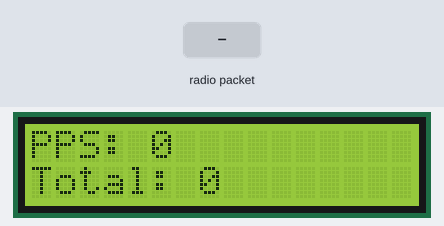
This sketch was run on a simulated Arduino Uno, built with avr-gcc and run on an emulated ATmega328P. Shown: 16×2 character LCD. Inputs (shaded band) come from the test bench. No radio packets arrive unless stated; what the sketch prints to the serial monitor is not drawn.

Above: at 1.2 s.
1.3 s: radio packet "1" arrives
At 3.1 s:
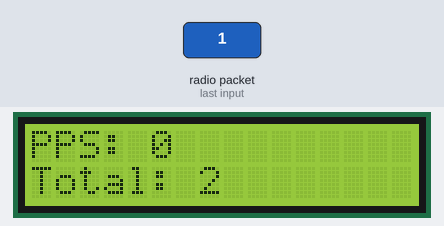
3.5 s: radio packet "0" arrives
At 5.2 s:
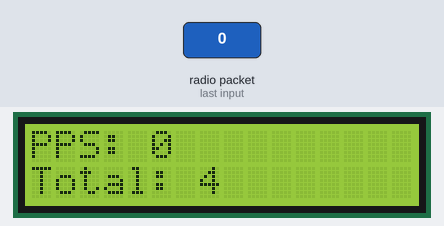
5.5 s: radio packet "2" arrives
At 6.5 s:
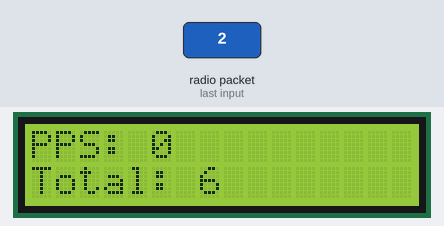
Timing chart, 0 to 8.5 s (numbered marks = the images above; inputs shaded):
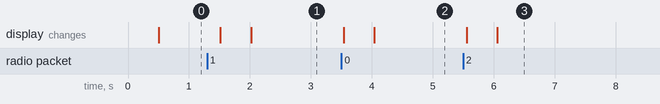

The sketch:

RX_PPS.ino
```cpp
#include <LiquidCrystal.h>  //Inclui a biblioteca do LCD
#include <SPI.h>  //Inclui a biblioteca de comunicação com o módulo (comunicação serial)
#include "RF24.h" //Inclui a biblioteca do módulo (interpretação)

RF24 radio(7,8); // Pinos utilizados para comunicação com o módulo RF
LiquidCrystal lcd(6, 9, 5, 4, 3, 2); // Pinos do arduíno a serem dedicados ao módulo LCD

unsigned long pacotesrecebidos = 0;
unsigned long tempoultimaatt = 0;
unsigned long pacotestotal = 0;
char texto[32];
char textolcdpps[16];
char textolcdtotal[16];

void setup() {
    pinMode(4, OUTPUT); //Define o pino 4 como saída
    Serial.begin(115200); //Taxa de transmissão utilizada na comunicação com o arduíno
    lcd.begin(16, 2); //Inicializa o módulo LCD
    radio.begin();  //Inicializa o módulo RF

    radio.setPALevel(RF24_PA_MAX);  //Define  a potência do módulo RF
    radio.setDataRate(RF24_250KBPS);  //Define a taxa de transmissão
    radio.setAutoAck(false);  //Desabilita a confirmação de recebimento
    radio.setChannel(125);  //Define a frequência utilizada pelo módulo (2400 + o número dos parênteses)
    radio.openReadingPipe(1,0xF0F0F0F0F0LL);  // openReadingPipe inicia o canal de recepção
    radio.setCRCLength(RF24_CRC_8); //Define o tamanho campo de verificação de erros para 8
    radio.setPayloadSize(32);  //Define o tamanho da informação a ser enviada
    radio.startListening();  //Faz com que o módulo RF comece de receber
    lcd.clear(); //Limpa a tela do LCD
}

void loop() {
    while (radio.available()) { //Enquanto estiver recebendo informação:
      radio.read(&texto, sizeof(texto)); //Lê a mensagem recebida e guarda na variável "texto"
      Serial.println("Recebido!");
      pacotesrecebidos++; //Adiciona 1 à variável de pacotes recebidos
    }

    unsigned long tempoatual = millis();  //Define uma variável com o tempo atual
    if(tempoatual - tempoultimaatt > 500) { //Caso faça mais de 500ms que a tela não é atualizada, roda o código abaixo
        lcd.clear();  //Limpa a tela
        pacotesrecebidos = pacotesrecebidos * 2;  //Multipilica a quantidade de pacotes recebidos em 500ms por 2, pra conseguir a quantidade de pacotes por segundo
        pacotestotal = pacotestotal + pacotesrecebidos; //Acrescenta a quantidade de pacotes recebidos nesses 500ms na variável de pacotes totais
        sprintf(textolcdpps, "PPS: %ld", pacotesrecebidos);  //Formata o texto pra ser enviado ao LCD
        lcd.setCursor(0, 0);  //Seleciona a linha de cima
        lcd.print(textolcdpps); //Envia o texto pra linha de cima
        sprintf(textolcdtotal, "Total: %ld", pacotestotal);  //Formata o texto pra ser enviado ao LCD
        lcd.setCursor(0, 1);  //Seleciona a linha de baixo
        lcd.print(textolcdtotal); //Envia o texto pra linha de baixo
        pacotesrecebidos = 0; //Zera a quantidade de pacotes recebidos
        tempoultimaatt = millis();  //Anota o tempo da última atualização da tela
    }

}
```

Measured:
- after the input at 1.3 s, the display: first changes after 0.22 s (image 1 shows a later state)
- after the input at 3.5 s, the display: first changes at once (image 2 shows a later state)
- after the input at 5.5 s, the display: first changes after 0.06 s (image 3 shows a later state)
